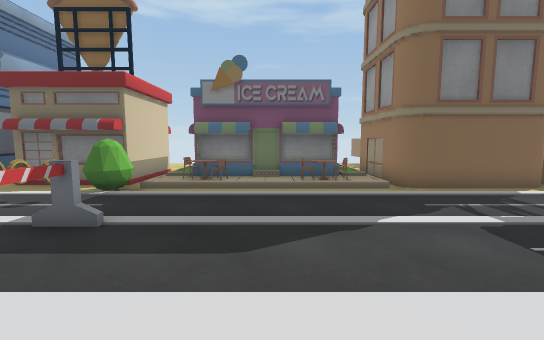
[1] (above)

22 first-person views from a walk through a Unity game level. The camera is 1.3 m above the floor, tilts 6° down and sees 90° across. The floor is counted in squares, 1 m on a side. Each view is taken from the middle of a square. On the plan, view 1 faces up. The plan holds only what a view shows up to about 13 squares ahead; the rest is blank. The place goes on beyond the plan. The player is left out.

[2]
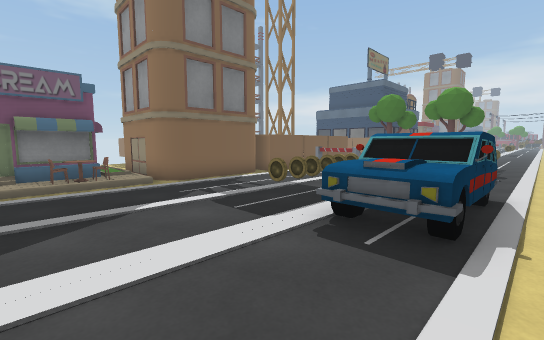

[3]
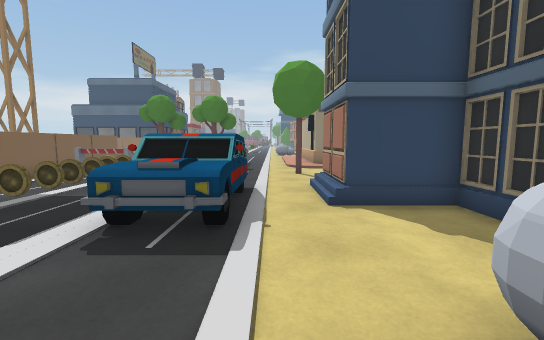

[4]
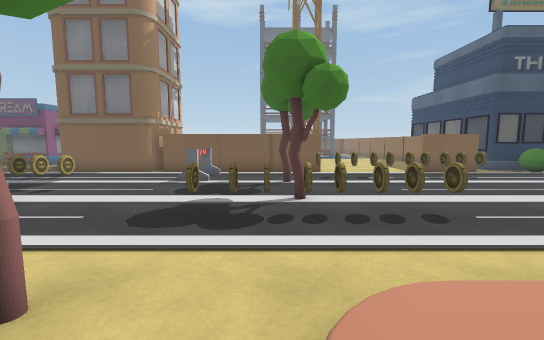

[5]
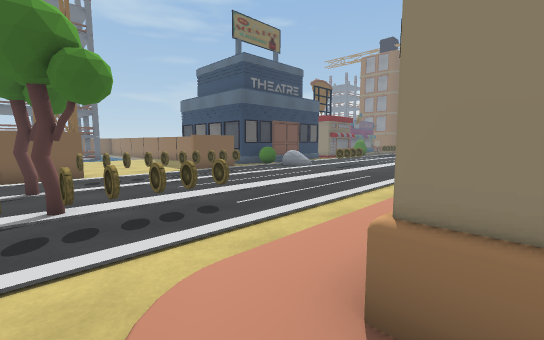

[6]
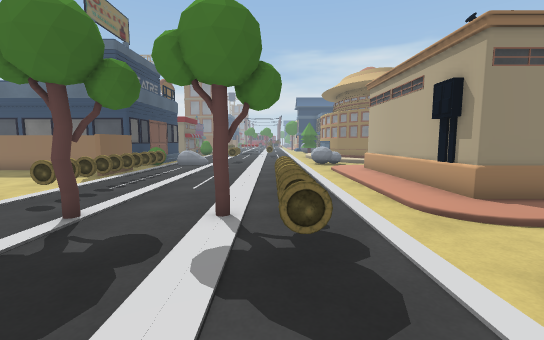

[7]
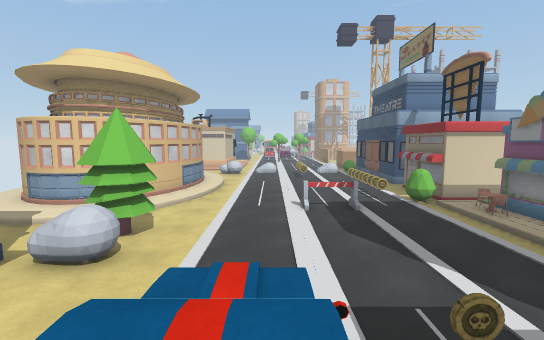

[8]
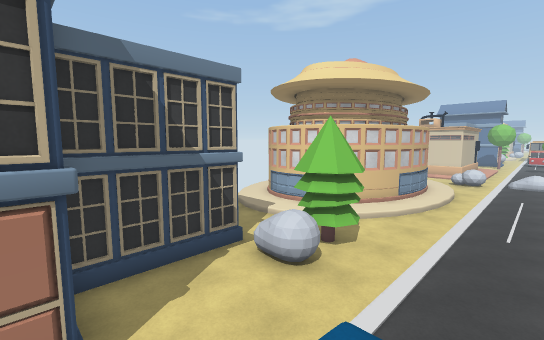

[9]
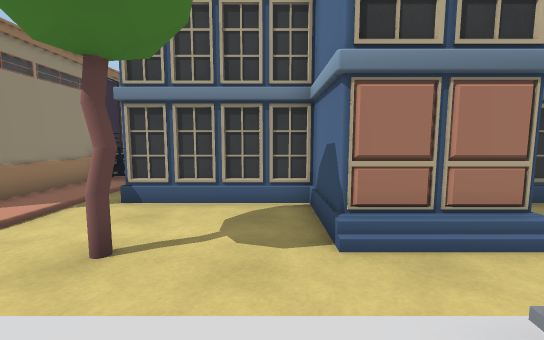

[10]
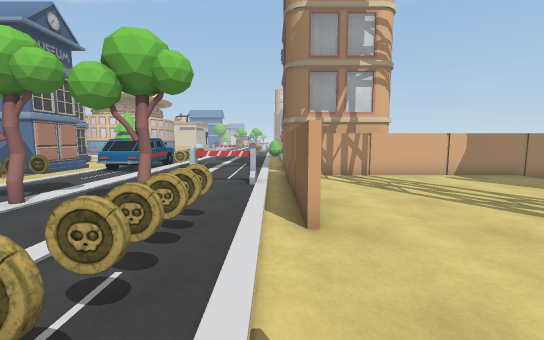

[11]
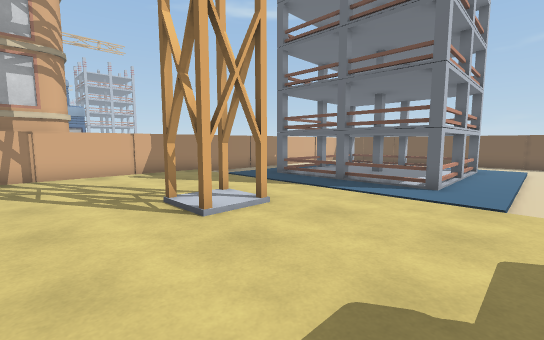

[12]
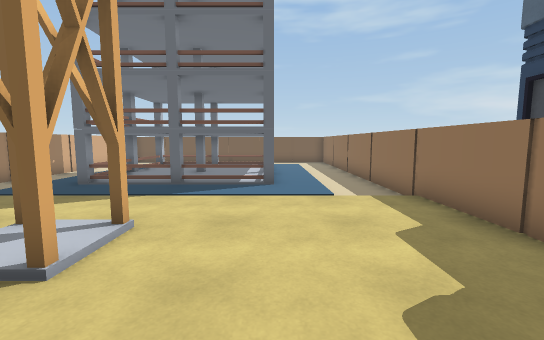

[13]
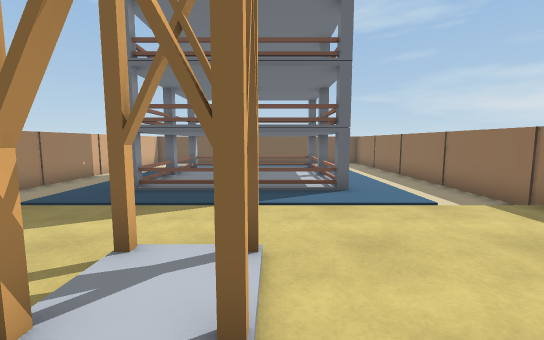

[14]
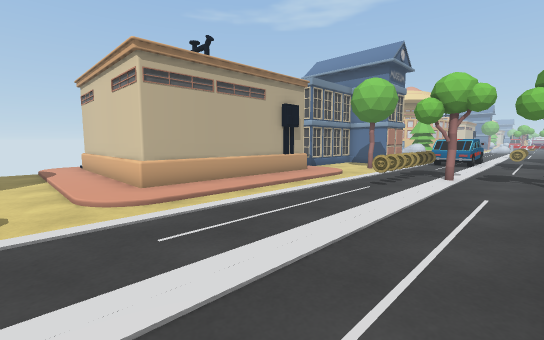

[15]
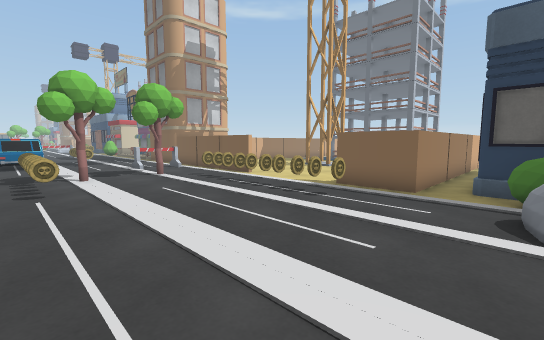

[16]
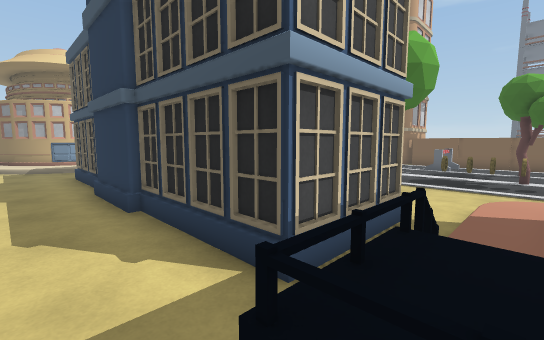

[17]
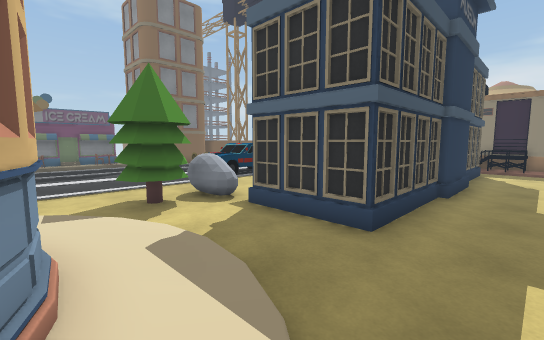

[18]
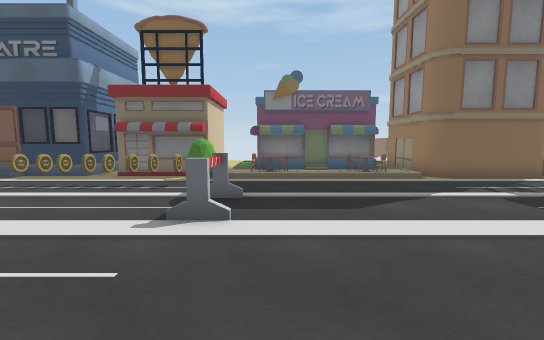

[19]
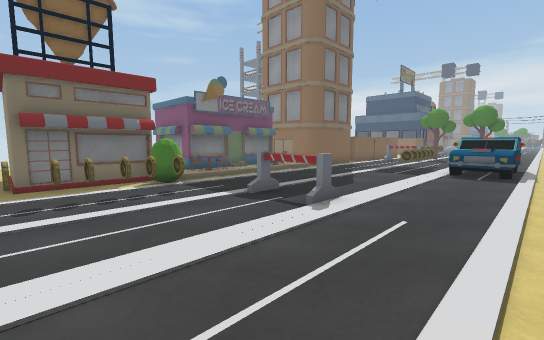

[20]
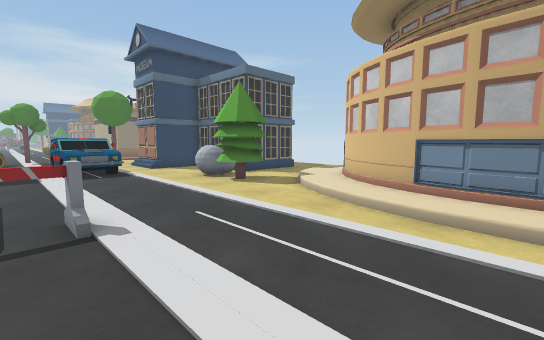

[21]
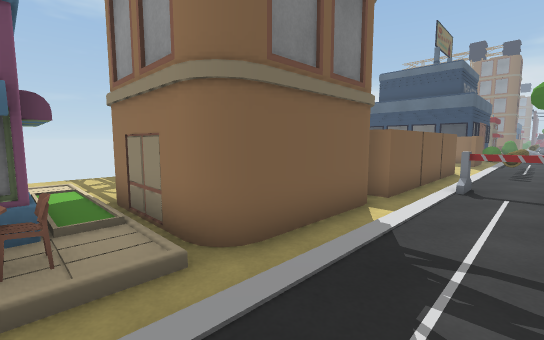

[22]
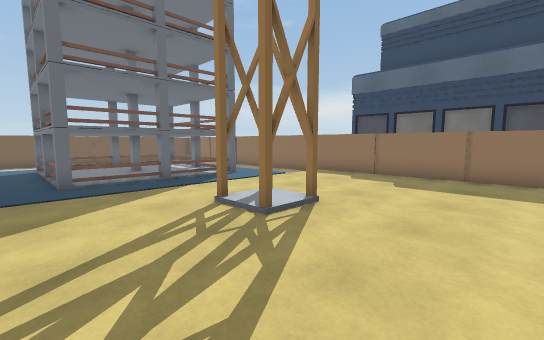

### Floor plan
Key: @ floor where view 1 was taken; # wall or solid block; . main floor; : floor 0.25 m higher than the main floor; - floor 0.25 m lower than the main floor; + floor 1 m higher than the main floor; * floor 1.5 m higher than the main floor; / step, stairs or slope; B bush; C coin; T tree; A car; R rock; O other object.
Columns run from 8 left of view 1 to 24 right of it. Each row starts with its distance up from view 1.
 23                 #  .#     #.--#
 22                 #- .#     #.--#
 21                 #--.#  #  #.--#
 20                 #--.#  #  #.--#
 19                 #--.#  #  #.--#
 18                 #--.#######.--#
 17                 #  .........--#
 16             ..  #.............#
 15             ..  #.............##
 14             .   #......##.....##
 13             .   #......##.....##
 12      O    O #   #.............##
 11      OO   O #   #.............##
 10      OO   O #   #.............##
  9 #    OOOOOO #   #.............##
  8 .OOOB:O::OO:############....###OB
  7 ...BB...........................B
  6 CCCC..............O....CCCCCCC..R
  5 ..................O.............R
  4 .....O...............TT..........
  3 .....O......CCCCC................
  2 .....O...............TT..........
  1 ............+ */....CCCCC........
  0 ........@...+/A/.................
 -1 .................................
 -2 ////....T..........T../////////..
 -3 ##////.TTRR...###..../.#######./.
 -4  ###///TTR....###..../.#     #./.
 -5    ##/:...##########O/.#     #./.
 -6     ##:/..#        ##/.#     #./.
 -7      #:/..#         #/.#     #./.
 -8     ##:/..###########/O#     #./.
 -9     #:/............../O#     #./.
-10     :/.............../.#     #./.

Positions as (right, up) in squares from view 1, and headings:
1: (0, 0), facing up
2: (0, -1), facing up-right
3: (0, -1), facing right
4: (13, -4), facing up
5: (13, -4), facing up-right
6: (9, 1), facing right
7: (7, 1), facing left
8: (6, 1), facing down-left
9: (9, 1), facing down
10: (19, 7), facing left
11: (20, 10), facing up-left
12: (18, 10), facing up
13: (16, 11), facing up
14: (24, 4), facing down-left
15: (24, 0), facing up-left
16: (14, -10), facing up-left
17: (-3, -10), facing up-right
18: (-2, -2), facing up
19: (-8, -1), facing up-right
20: (-8, 3), facing down-right
21: (2, 5), facing up-right
22: (11, 9), facing up-right
